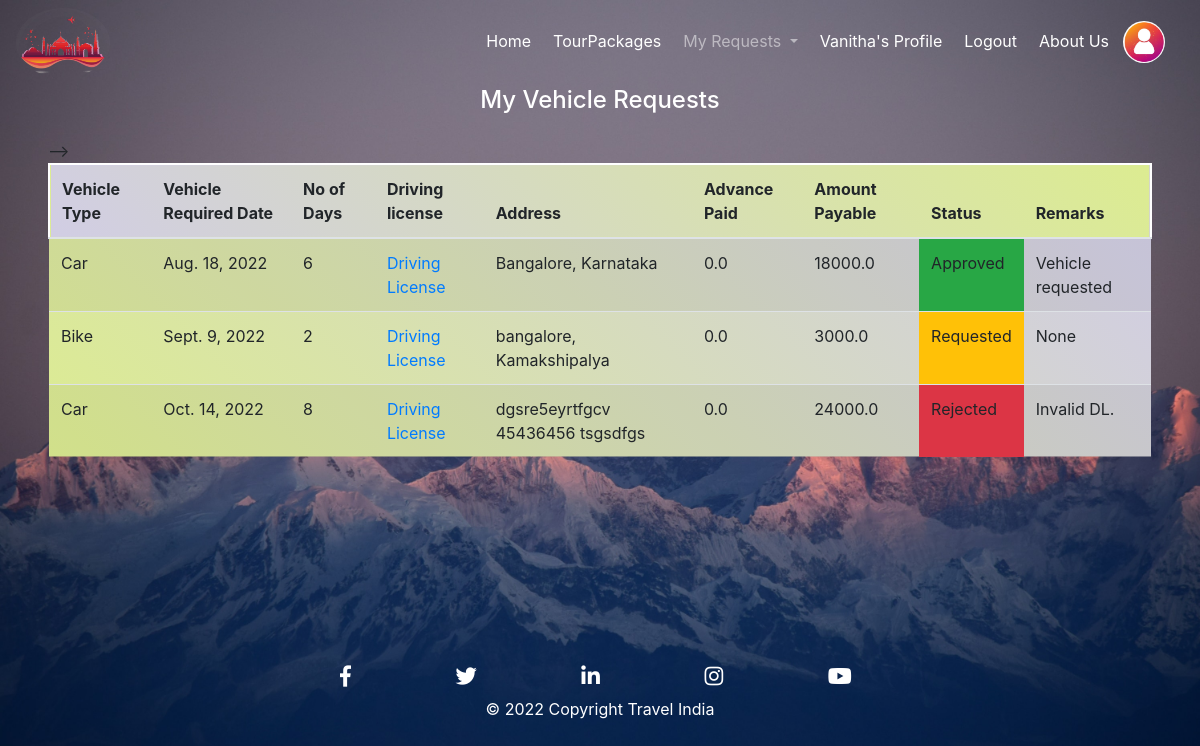
Page /my_vehicle_requests/ (signed in) on the committed database.
### TourPackages/models.py (models this page shows, shortened)
class Rent_Vehicle(models.Model):
    veh_requested_by = models.ForeignKey(User,on_delete=models.CASCADE)
    veh_type = models.CharField(default=None, null=True, max_length=20, choices=vehicle_types)
    advance_paid = models.FloatField(default=None,max_length=15,null=True)
    Amount_payable = models.FloatField(default=None,max_length=15,null=True)
    vehicle_req_date = models.DateTimeField(null=True)
    no_of_days_req = models.IntegerField(null=True)
    driving_license = models.FileField(upload_to='Driving_License')
    address = models.TextField(default=None, null=True)
    req_Status = models.CharField(choices=veh_status, max_length=10, default=None)
    remarks = models.TextField(null=True,default=None)

### TourPackages/views.py (the view)
# urls.py: path('my_vehicle_requests/', views.my_vehcile_requests.as_view(), name='My_Vehicle_Req_URL' ),
class my_vehcile_requests(LoginRequiredMixin,ListView):
    model = Rent_Vehicle
    template_name = 'TourPackages/my_vehicle_requests.html'
    context_object_name = 'requests'
    paginate_by = 5
    def get_queryset(self):
        req = Rent_Vehicle.objects.filter(veh_requested_by=self.request.user)
        return req

### TourPackages/templates/TourPackages/my_vehicle_requests.html (shortened to what this page needs)
{% extends 'TourPackages/Base.html' %}
{% block content %}
<div class="ml-5 mr-5">
    <form method="get" action="#">
        <h4 class="mb-4" style="text-align: center; color: white;">
            My Vehicle Requests
        </h4>
    <table class="table table-hover table-striped">
        <thead class="">
            <tr>
                <th scope="col">Vehicle Type</th>
                <th scope="col">Vehicle Required Date</th>
                <th scope="col">No of Days</th>
                <th scope="col">Driving license</th>
                <th scope="col">Address</th>
                <th scope="col">Advance Paid</th>
                <th scope="col">Amount Payable</th>
                <th scope="col">Status</th>
                <th scope="col">Remarks</th>
            </tr>
        </thead>
        <tbody>
        {% for request in requests %}
        <tr>
            <td>{{ request.veh_type }}</td>
            <td>{{ request.vehicle_req_date.date }}</td>
            <td>{{ request.no_of_days_req }}</td>
            <td><a href="{{ request.driving_license.url }}" target="_blank">Driving License</a></td>
            <td>{{ request.address }}</td>
            <td>{{ request.advance_paid }}</td>
            <td>{{ request.Amount_payable }}</td>
            {% if request.req_Status == 'Requested' %}
                <td class="bg-warning">{{ request.req_Status }} </td>
            {% elif request.req_Status == 'Approved' %}
                <td class="bg-success">{{ request.req_Status }}</td>
            {% elif request.req_Status == 'Rejected' %}
                <td class="bg-danger">{{ request.req_Status }}</td>
            {% endif %}
            <td>{{ request.remarks }}</td>
          </tr>
        {% empty %}
        <tr>
            <td align="center" colspan="7" class="text-white" >No Entries</td>
        </tr>
        {% endfor %}-->
        </tbody>
        </table>
    </form>
</div>
{% endblock content %}

### TourPackages/templates/TourPackages/Base.html (shortened to what this page needs)
<!DOCTYPE html>
<html>
<head>
  <link rel="stylesheet" href="https://maxcdn.bootstrapcdn.com/bootstrap/4.4.1/css/bootstrap.min.css">
  <link rel="stylesheet" href="https://use.fontawesome.com/releases/v5.7.0/css/all.css">
</head>
</head>
<body onload="loadfunction()" style="background:#fff url('/media/banner2.jpg') no-repeat; background-size: cover; position: relative;">
	<nav class="navbar navbar-expand-lg navbar-dark ">
        <a class="" href="{% url 'Home_URL' %}"><img class="rounded-circle" src="/media/logo2.png" style="height: 70px;"></a>
        <div id="navbarNavDropdown" class="navbar navbar-collapse collapse">
            <ul class="navbar-nav">
                  <li class="nav-item">
                      <a class="navhead rounded nav-link text-white" href="{% url 'Home_URL' %}">Home</a>
                  </li>
                  {% if user.is_authenticated %}
                      <li class="nav-item">
                        <a class="navhead rounded nav-link text-white" href="{% url 'Package_URL' %}">TourPackages</a>
                      </li>
                      <li class="nav-item dropdown">
                        <a class="navhead rounded nav-link dropdown-toggle" href="#" id="navbarDropdownMenuLink" data-toggle="dropdown" aria-haspopup="true" aria-expanded="false">
                          My Requests
                        </a>
                      </li>
                      <li class="nav-item">
                        <a class="navhead rounded nav-link text-white" href="{% url 'Profile_URL' %}">{{ user.first_name }}'s Profile</a>
                      </li>
                    <li class="nav-item">
                    <a class="navhead rounded nav-link text-white" href="{% url 'Logout_URL' %}">Logout</a>
                    </li>
                  {% endif %}
                  <li class="nav-item">
                      <a class="navhead rounded nav-link text-white" href="{% url 'AboutUs_URL' %}">About Us</a>
                  </li>
                  <li class="nav-item">
                      <a  href="{% url 'admin:index' %}" >
                       <img src="/media/User_logo.jpg" class = "rounded-circle" style="width:42px;height:42px;border:0;">
                      </a>
                  </li>
    			</ul>
    	</div>
	</nav>
          {% block content %}{% endblock %}
<footer class="page-footer font-small cyan darken-3 text-white" style="margin-top: 200px;">
  <div class="container">
    <div class="row">
        <div class="mt-2" style="align-content: center; margin-left: 260px;">
          <a class="footer_icons" target="_blank" href ="https://www.facebook.com/Meta/"><i class="fab fa-facebook-f fa-lg"></i></a>
          <a class="footer_icons" target="_blank" href ="https://mobile.twitter.com/explore"><i class="fab fa-twitter fa-lg "></i></a>
          <a class="footer_icons" target="_blank" href ="https://in.linkedin.com/"><i class="fab fa-linkedin-in fa-lg "></i></a>
          <a class="footer_icons" target="_blank" href ="https://www.instagram.com/instagram/?hl=en"><i class="fab fa-instagram fa-lg "></i></a>
          <a class="footer_icons" target="_blank" href ="https://www.youtube.com/" ><i class="fab fa-youtube fa-lg white-text "> </i></a>
        </div>
    </div>
  </div>
  <div class="footer-copyright text-center py-2" style="width: 100%;">
    © 2022 Copyright Travel India
  </div>
</footer>
</body>
</html>

### TourPackages/templates/TourPackages/Base.html (style rules this page uses)
.footer_icons { margin: 20px; padding: 30px; text-decoration: none; color: white; }
.navbar li { margin: 3px; }
.navbar li::after { content: ''; width: 0%; height: 2px; background: white; display: block; margin: auto; transition: 0.5s; }

### TourPackages/templates/TourPackages/my_vehicle_requests.html (style rules this page uses)
thead { background: linear-gradient(45deg, #d1cde4, #dcec91); border: 2.5px solid white; }
tbody { background: linear-gradient(45deg,#dcec91, #d1cde4); }

### rows in the picture
Rent_Vehicle: veh_type "Car", vehicle_req_date "Aug. 18, 2022", no_of_days_req "6", address "Bangalore, Karnataka", advance_paid "0.0", Amount_payable "18000.0", req_Status "Approved", remarks "Vehicle requested"
Rent_Vehicle: veh_type "Bike", vehicle_req_date "Sept. 9, 2022", no_of_days_req "2", address "bangalore, Kamakshipalya", advance_paid "0.0", Amount_payable "3000.0", req_Status "Requested", remarks "None"
Rent_Vehicle: veh_type "Car", vehicle_req_date "Oct. 14, 2022", no_of_days_req "8", address "dgsre5eyrtfgcv 45436456 tsgsdfgs", advance_paid "0.0", Amount_payable "24000.0", req_Status "Rejected", remarks "Invalid DL."

### other values in the picture
{{ user.first_name }} "Vanitha"
